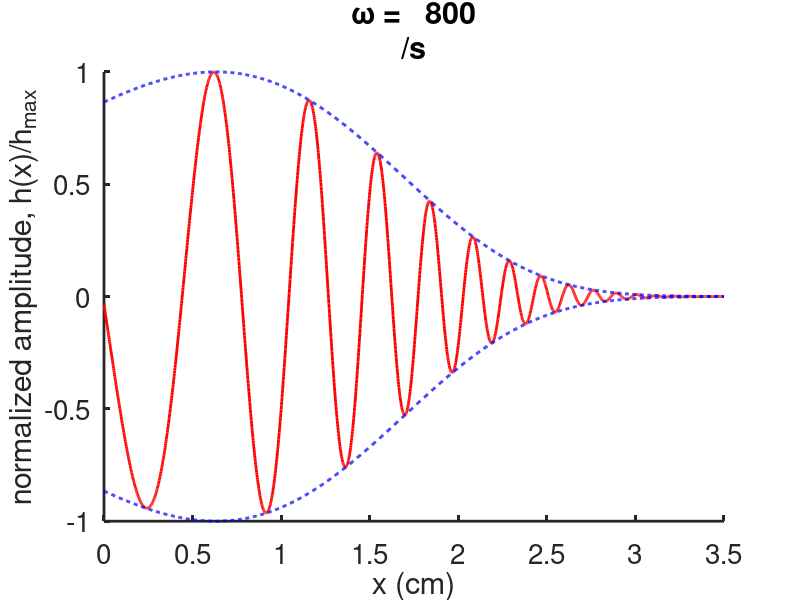
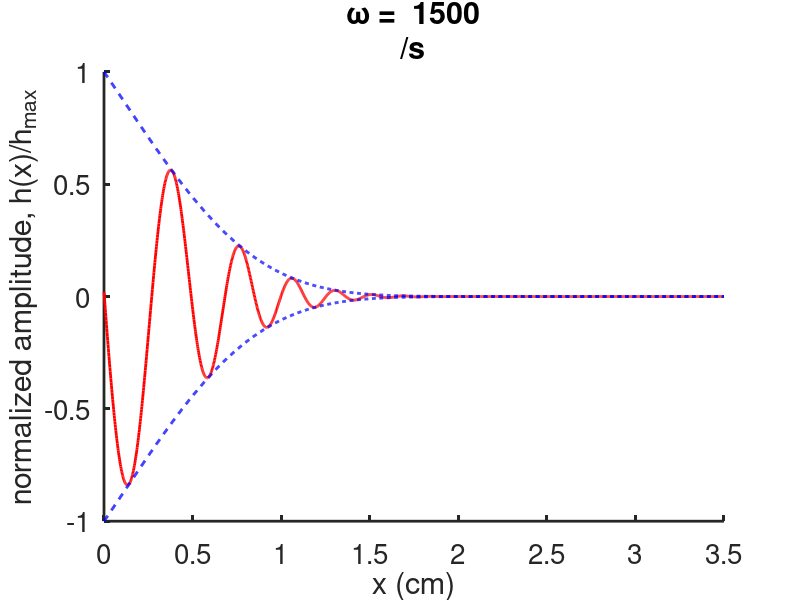

MATLAB code to generate these figures, in order:

%-------------------------------------------------------------------
%
% Simulate shallow-water waves in the cochlea.
% 
% For Chapter 20, Section 20.2.4 of
% Keener and Sneyd, Mathematical Physiology, 3rd Edition, Springer.
%
% Written by James Keener and James Sneyd
%
%-------------------------------------------------------------------
clear all
close all
clc
set(0,                           ...
   'defaultaxesfontsize', 20,   ...
   'defaultaxeslinewidth', 2.0, ...
   'defaultlinelinewidth', 2.0, ...
   'defaultpatchlinewidth', 0.7);
lam = 1.5;
wlist = [800,1500];
for wj=1:2
    w = wlist(wj);
 
L = 3.5;
l = 0.0035;

k0 = 1e7;
r0 = 3000;

alpha = sqrt(2*w*w/(l*(k0+1i*w*r0)));
ar = real(alpha);

% take the square root with positive imaginary part. Be a
% little careful, as Matlab here gives you a negative imaginary part, which
% is not the root you want.
ai = -imag(alpha); 

x = linspace(0,L,2000);
eta = exp(3*lam*x/4 - 2*ai*exp(lam*x/2)/lam + 2*1i*ar*exp(lam*x/2)/lam);

figure(wj)
plot(x,eta/max(abs(eta)),'r',x,abs(eta)/max(abs(eta)),'--b',x,-abs(eta)/max(abs(eta)),'--b')
xp = -2*log(4*ai/(3*lam))/lam;
xlim([0,L])
xlabel('x (cm)')
box off
formatSpecF = '%6.0f\n';
 
   title(strcat('\omega = ',sprintf(formatSpecF,w),'/s'))
   ylabel('normalized amplitude, h(x)/h_{max}')
end
%igorout = [x' real(eta/max(eta))' abs(eta/max(eta))' -abs(eta/max(eta))'];
%writematrix(igorout,'shallow_800.dat')
